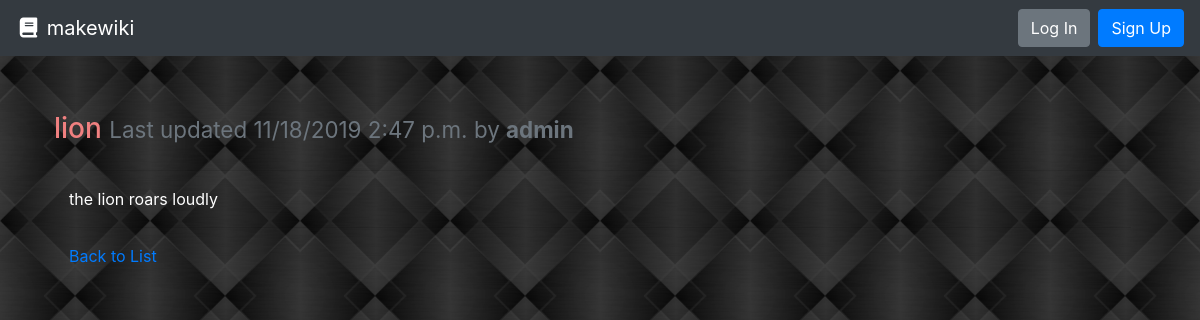
Page /lion/ on the earlier database version.
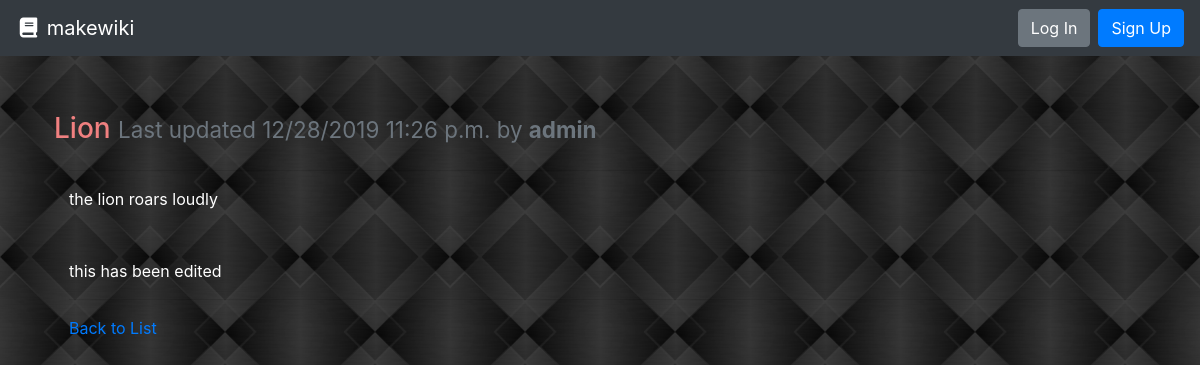
Same page on the later database version.
### wiki/models.py (models this page shows, shortened)
class Page(models.Model):
    objects = models.Manager()
    slug = models.CharField(max_length=settings.WIKI_PAGE_TITLE_MAX_LENGTH, blank=True, editable=False, help_text="Unique URL path to access this page. Generated by the system.")
    created = models.DateTimeField(auto_now_add=True, help_text="The date and time this page was created. Automatically generated when the model saves.")
    modified = models.DateTimeField(auto_now=True, help_text="The date and time this page was updated. Automatically generated when the model updates.")
    title = models.CharField(max_length=settings.WIKI_PAGE_TITLE_MAX_LENGTH, unique=True, help_text="Title of your page.")
    author = models.ForeignKey(User, on_delete=models.PROTECT, help_text="The user that posted this article.")
    content = models.TextField(help_text="Write the content of your page here.")

### wiki/views.py (the view)
# urls.py: path('<str:slug>/', PageDetailView.as_view(), name='wiki-details-page'),
class PageDetailView(DetailView):
    model = Page
    template_name = 'wiki/page.html'

### wiki/templates/wiki/page.html (shortened to what this page needs)
{% extends "base.html" %}
{% block content %}
  <div class="row">
    <div class="col m-4">
        <div class="row">
            <h3>
                {{ page.title }}
                <small class="text-muted">Last updated {{ page.modified|date:"SHORT_DATETIME_FORMAT" }} by <b>{{ page.author.username }}</b></small>
            </h3>
        </div>
        <hr>
        <p>{{ page.content|linebreaksbr }}</p>
        <hr>
        <a href="{% url 'wiki-list-page' %}">Back to List</a>
    </div>
  </div>
{% endblock %}

### templates/base.html (shortened to what this page needs)
{% load static %}
<!doctype html>
<html lang="en">
  <head>
    <link rel="stylesheet" href="https://stackpath.bootstrapcdn.com/bootstrap/4.3.1/css/bootstrap.min.css"
>
    <link rel="stylesheet" type="text/css" href="{% static 'style.css' %}">
  </head>
  <body>
    <nav class="navbar navbar-expand-md navbar-dark bg-dark">
      <a class="navbar-brand" href="{% url 'wiki-list-page' %}"><i class="fas fa-fw fa-book"></i> makewiki</a>
      <form class="form-inline ml-auto">
        {% if not user.is_authenticated %}
        <a href="{% url 'login' %}" class="btn btn-secondary ml-2">Log In</a>
            <a href="{% url 'signup' %}" class="btn btn-primary ml-2">Sign Up</a>
        {% endif %}
      </form>
    </nav>
    <main role="main" class="container" style="margin-top: 4vh;">
      {% block content %}{% endblock %}
    </main>
  </body>

### static/style.css (style rules this page uses)
body { background: lightgrey url("images/background.jpg") center; }
h2, h3 { color: lightcoral; }
p { color: white; }

Differences in the rows shown:
changed Page "admin": title "lion" → "Lion"; modified "11/18/2019 2:47 p.m." → "12/28/2019 11:26 p.m."; content "the lion roars loudly" → "the lion roars loudly this has been edited"
